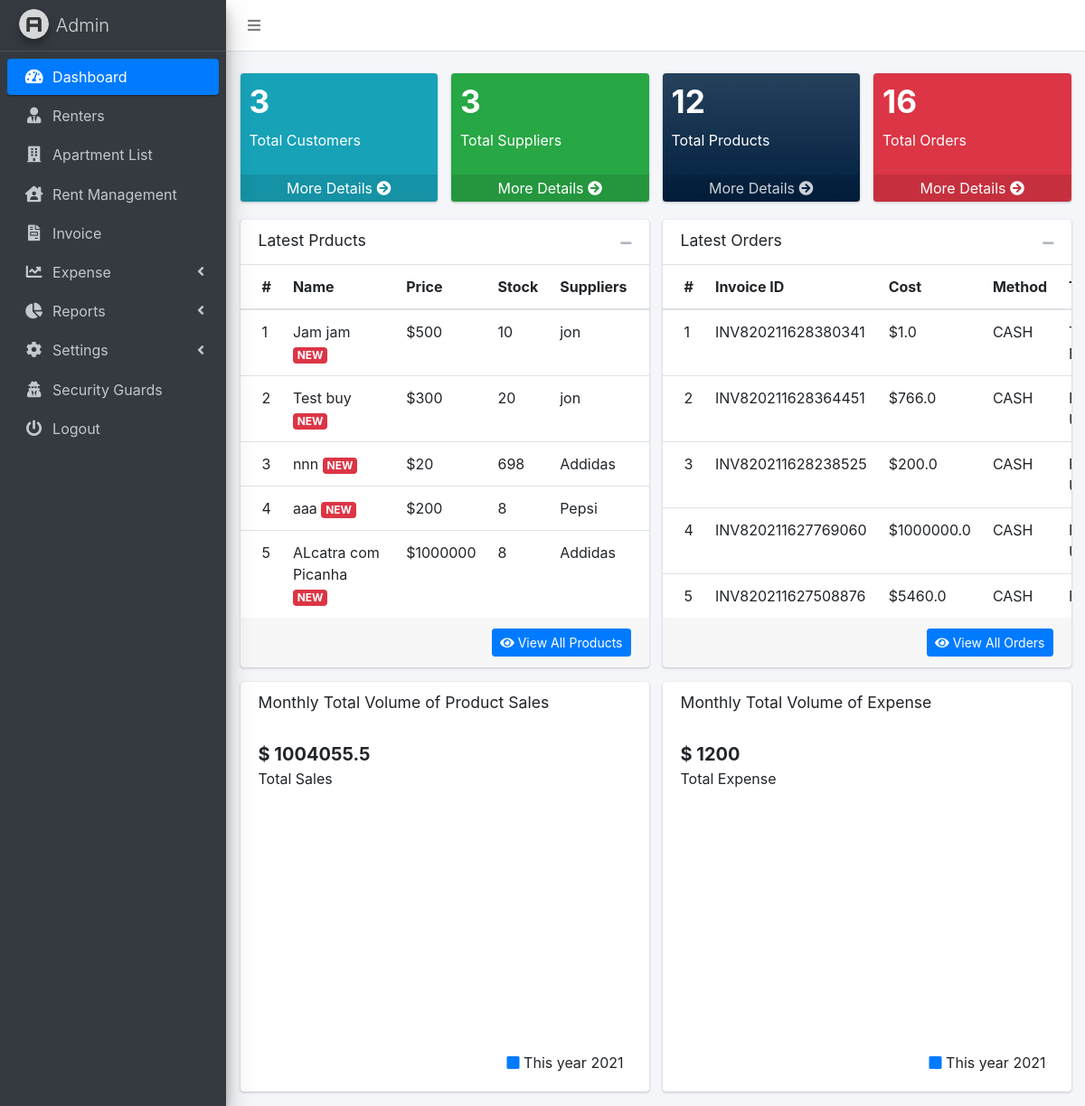
Screenshot of /dashboard.php (signed in) with the database file from the repository.
### tables this page shows
CREATE TABLE `products` (
  `product_id` int(11) NOT NULL,
  `product_name` varchar(255) NOT NULL,
  `product_code` text NOT NULL,
  `product_category_id` int(5) NOT NULL,
  `product_description` text NOT NULL,
  `product_buy_price` float NOT NULL DEFAULT '0',
  `product_sell_price` float NOT NULL,
  `product_weight` varchar(255) NOT NULL,
  `product_weight_unit_id` int(11) NOT NULL,
  `product_supplier_id` int(11) NOT NULL,
  `product_image` text NOT NULL,
  `product_stock` int(255) NOT NULL,
  `timestamp` timestamp NOT NULL DEFAULT CURRENT_TIMESTAMP ON UPDATE CURRENT_TIMESTAMP
);

CREATE TABLE `shop` (
  `shop_id` int(11) NOT NULL,
  `shop_name` varchar(255) NOT NULL,
  `shop_contact` varchar(255) NOT NULL,
  `shop_email` varchar(255) NOT NULL,
  `shop_address` varchar(255) NOT NULL,
  `tax` varchar(11) NOT NULL,
  `currency_symbol` varchar(20) NOT NULL,
  `shop_status` varchar(255) NOT NULL
);

CREATE TABLE `suppliers` (
  `suppliers_id` int(255) NOT NULL,
  `suppliers_name` varchar(255) NOT NULL,
  `suppliers_contact_person` varchar(255) NOT NULL,
  `suppliers_cell` varchar(255) NOT NULL,
  `suppliers_email` varchar(255) NOT NULL,
  `suppliers_address` varchar(255) NOT NULL,
  `timestamp` timestamp NOT NULL DEFAULT CURRENT_TIMESTAMP ON UPDATE CURRENT_TIMESTAMP
);

CREATE TABLE `order_list` (
  `order_id` int(255) NOT NULL,
  `invoice_id` varchar(255) NOT NULL,
  `order_date` varchar(255) NOT NULL,
  `order_time` varchar(255) NOT NULL,
  `order_type` varchar(255) NOT NULL,
  `order_payment_method` varchar(255) NOT NULL,
  `order_price` varchar(255) NOT NULL,
  `discount` varchar(255) NOT NULL,
  `tax` varchar(255) NOT NULL,
  `customer_name` varchar(255) NOT NULL,
  `served_by` varchar(255) NOT NULL,
  `timestamp` timestamp NOT NULL DEFAULT CURRENT_TIMESTAMP ON UPDATE CURRENT_TIMESTAMP
);

### my_function.php (called while the page is built, shortened)
<?php
function supplierName($suppliers_id)
{
    global $con;
    $sql = mysqli_query($con, "SELECT * FROM suppliers WHERE suppliers_id='$suppliers_id'");
    $suppliers_data = mysqli_fetch_assoc($sql);
    $suppliers_name = $suppliers_data['suppliers_name'];
    return $suppliers_name;
}
function getTotalExpense()
{
    global $con;
    $sql = mysqli_query($con, "SELECT SUM(expense_amount) as total FROM expense");
    $row = mysqli_fetch_array($sql);
    $sum = $row['total'];
    return $sum;
}
function getTotalOrderPrice()
{
    global $con;
    $result = mysqli_query($con, "SELECT SUM(product_price) AS value_sum FROM order_details");
    $row = mysqli_fetch_assoc($result);
    $sum = $row['value_sum'];
    return $sum;
}
function getCurrency()
{
    global $con;
    $result = mysqli_query($con, "SELECT currency_symbol FROM shop WHERE shop_id=1 ");
    $row = mysqli_fetch_assoc($result);
    $currency = $row['currency_symbol'];
    return $currency;
}
?>

### dashboard.php (the view, shortened to what this page needs)
<!DOCTYPE html>
<html lang="en">
<head>
   <link rel="stylesheet" href="plugins/morris/morris.css">
  <link rel="stylesheet" href="dist/css/preloader.css">
  <link rel="stylesheet" href="plugins/fontawesome-free/css/all.min.css">
  <link rel="stylesheet" href="https://code.ionicframework.com/ionicons/2.0.1/css/ionicons.min.css">
  <link rel="stylesheet" href="dist/css/adminlte.min.css">
</head>
<body class="hold-transition sidebar-mini">
<div class="wrapper">
  <nav class="main-header navbar navbar-expand navbar-white navbar-light">
    <ul class="navbar-nav">
      <li class="nav-item">
        <a class="nav-link" data-widget="pushmenu" href="#" role="button"><i class="fas fa-bars"></i></a>
      </li>
    </ul>
  </nav>
  <aside class="main-sidebar sidebar-dark-primary elevation-4">
    <a href="#" class="brand-link">
      <img src="dist/img/AdminLTELogo.png" alt="AdminLTE Logo" class="brand-image img-circle elevation-3"
           style="opacity: .8">
      <span class="brand-text font-weight-light">Admin</span>
    </a>
      <?php include 'sidebar.php'?>
  </aside>
  <div class="content-wrapper">
   <br>
    <div class="content">
      <div class="container-fluid">
        <?php
         include ('db_connect.php');
        $count_customer = mysqli_query($con,"SELECT * FROM customers");
        $total_customer=mysqli_num_rows($count_customer);
        $count_suppliers = mysqli_query($con,"SELECT * FROM suppliers");
        $total_suppliers=mysqli_num_rows($count_suppliers);
        $count_products = mysqli_query($con,"SELECT * FROM products");
        $total_products=mysqli_num_rows($count_products);
        $count_order = mysqli_query($con,"SELECT * FROM order_list");
        $total_orders=mysqli_num_rows($count_order);
        ?>
        <div class="row">
          <div class="col-lg-3 col-6">
            <div class="small-box bg-info">
              <div class="inner">
                <h3><?php echo $total_customer ?></h3>
                <p>Total Customers</p>
              </div>
              <a href="customers.php" class="small-box-footer">More Details  <i class="fas fa-arrow-circle-right"></i></a>
            </div>
          </div>
          <div class="col-lg-3 col-6">
            <div class="small-box bg-success">
              <div class="inner">
                <h3><?php echo $total_suppliers ?></h3>
                <p>Total Suppliers</p>
              </div>
              <a href="suppliers.php" class="small-box-footer">More Details  <i class="fas fa-arrow-circle-right"></i></a>
            </div>
          </div>
          <div class="col-lg-3 col-6">
            <div class="small-box bg-gradient-navy">
              <div class="inner">
                <h3><?php echo $total_products ?></h3>
                <p>Total Products</p>
              </div>
              <a href="products.php" class="small-box-footer">More Details  <i class="fas fa-arrow-circle-right"></i></a>
            </div>
          </div>
          <div class="col-lg-3 col-6">
            <div class="small-box bg-danger">
              <div class="inner">
                <h3><?php echo $total_orders ?></h3>
                <p>Total Orders</p>
              </div>
              <a href="orders.php" class="small-box-footer">More Details  <i class="fas fa-arrow-circle-right"></i></a>
            </div>
          </div>
        </div>
          <div class="row">
            <div class="col-lg-6">
              <div class="card">
                <div class="card-header border-transparent">
                  <h3 class="card-title">Latest Prducts</h3>
                  <div class="card-tools">
                    <button type="button" class="btn btn-tool" data-card-widget="collapse">
                      <i class="fas fa-minus"></i>
                    </button>
                  </div>
                </div>
                <div class="card-body p-0">
                  <div class="table-responsive">
                    <table class="table m-0">
                      <thead>
                      <tr>
                        <th>#</th>
                        <th>Name</th>
                        <th>Price</th>
                        <th>Stock</th>
                        <th>Suppliers</th>
                      </tr>
                      </thead>
                      <tbody>
                      <?php
                      include ('my_function.php');
                      $currency=getCurrency();
                      $sql="SELECT * FROM products ORDER BY product_id DESC";
                      $result = mysqli_query ($con,$sql);
                      $i=1;
                      while($row = mysqli_fetch_array($result))
                      {
                        if ($i>5)
                        {
                          break;
                        }
                        echo "<tr>";
                        echo "<td>" . $i. "</td>";
                        echo "<td>" . $row['product_name'] . "  <span class=\"badge bg-danger\">NEW</span></td> ";
                        echo "<td>".$currency .$row['product_sell_price'] . "</td>";
                        echo "<td>".$row['product_stock'] . "</td>";
                          echo "<td>".supplierName($row['product_supplier_id']) . "</td>";
                        $i++;
                        echo "</tr> ";
                      }
                      echo " </tbody>";
                      echo " </table>";
                      ?>
                  </div>
                </div>
                <div class="card-footer clearfix">
                  <button type="button" onclick="location.href = 'products.php';"  class="btn btn-sm btn-primary float-right"><i class='fas fa-eye'></i>  View All Products</button>
                </div>
              </div>
            </div>
            <div class="col-lg-6">
            <div class="card">
              <div class="card-header border-transparent">
                <h3 class="card-title">Latest Orders</h3>
                <div class="card-tools">
                  <button type="button" class="btn btn-tool" data-card-widget="collapse">
                    <i class="fas fa-minus"></i>
                  </button>
                </div>
              </div>
              <div class="card-body p-0">
                <div class="table-responsive">
                  <table class="table m-0">
                    <thead>
                    <tr>
                      <th>#</th>
                      <th>Invoice ID</th>
                      <th>Cost</th>
                      <th>Method</th>
                      <th>Type</th>
                    </tr>
                    </thead>
                    <tbody>
                    <?php
                    $sql="SELECT * FROM order_list ORDER BY order_id DESC";
                    $result = mysqli_query ($con,$sql);
                    $i=1;
                    while($row = mysqli_fetch_array($result))
                    {
                      if ($i>5)
                      {
                        break;
                      }
                      echo "<tr>";
                      echo "<td>" . $i. "</td>";
                      echo "<td>" . $row['invoice_id'] . "</td>";
                      echo "<td>" .$currency. $row['order_price'] . "</td>";
                      echo "<td>" . $row['order_payment_method'] . "</td>";
                      echo "<td>" . $row['order_type'] . "</td>";
                      $i++;
                      echo "</tr> ";
                    }
                    echo " </tbody>";
                    echo " </table>";
                    ?>
                </div>
              </div>
              <div class="card-footer clearfix">
                <button type="button" onclick="location.href = 'orders.php';"  class="btn btn-sm btn-primary float-right"><i class='fas fa-eye'></i>  View All Orders</button>
              </div>
            </div>
          </div>
            <div class="col-lg-6">
              <div class="card">
                <div class="card-header border-0">
                  <div class="d-flex justify-content-between">
                    <h3 class="card-title">Monthly Total Volume of Product Sales</h3>
                  </div>
                </div>
                <div class="card-body">
                  <div class="d-flex">
                    <p class="d-flex flex-column">
                      <span class="text-bold text-lg"><?php echo $currency.' '.getTotalOrderPrice()?></span>
                      <span>Total Sales</span>
                    </p>
                  </div>
                  <div class="position-relative mb-4">
                    <div id="monthly_sales_graph" style="height: 250px;"></div>
                  </div>
                  <div class="d-flex flex-row justify-content-end">
                  <span class="mr-2">
                    <i class="fas fa-square text-primary"></i> This year <?php echo date("Y") ?>
                  </span>
                  </div>
                </div>
              </div>
        </div>
            <div class="col-lg-6">
              <div class="card">
                <div class="card-header border-0">
                  <div class="d-flex justify-content-between">
                    <h3 class="card-title">Monthly Total Volume of Expense</h3>
                  </div>
                </div>
                <div class="card-body">
                  <div class="d-flex">
                    <p class="d-flex flex-column">
                      <span class="text-bold text-lg"><?php echo $currency.' '.getTotalExpense()?></span>
                      <span>Total Expense</span>
                    </p>
                  </div>
                  <div class="position-relative mb-4">
                    <div id="monthly_expense_graph" style="height: 250px;"></div>
                  </div>
                  <div class="d-flex flex-row justify-content-end">
                  <span class="mr-2">
                    <i class="fas fa-square text-primary"></i> This year <?php echo date("Y") ?>
                  </span>
                  </div>
                </div>
            </div>
      </div>
    </div>
</body>
</html>

### rows the page displays
products: product_name "Jam jam", product_sell_price "500", product_stock "10", product_supplier.suppliers_name "jon"
shop: currency_symbol "$"
products: product_name "Test buy", product_sell_price "300", product_stock "20", product_supplier.suppliers_name "jon"
products: product_name "nnn", product_sell_price "20", product_stock "698", product_supplier.suppliers_name "Addidas"
products: product_name "aaa", product_sell_price "200", product_stock "8", product_supplier.suppliers_name "Pepsi"
products: product_name "ALcatra com Picanha", product_sell_price "1000000", product_stock "8", product_supplier.suppliers_name "Addidas"
order_list: invoice "INV820211628380341", order_price "1.0", order_payment_method "CASH"
order_list: invoice "INV820211628364451", order_price "766.0", order_payment_method "CASH"
order_list: invoice "INV820211628238525", order_price "200.0", order_payment_method "CASH"
order_list: invoice "INV820211627769060", order_price "1000000.0", order_payment_method "CASH"
order_list: invoice "INV820211627508876", order_price "5460.0", order_payment_method "CASH"

### other values shown
$total_customer "3"
$total_suppliers "3"
$total_products "12"
$total_orders "16"
getTotalOrderPrice() "1004055.5"
getTotalExpense() "1200"
